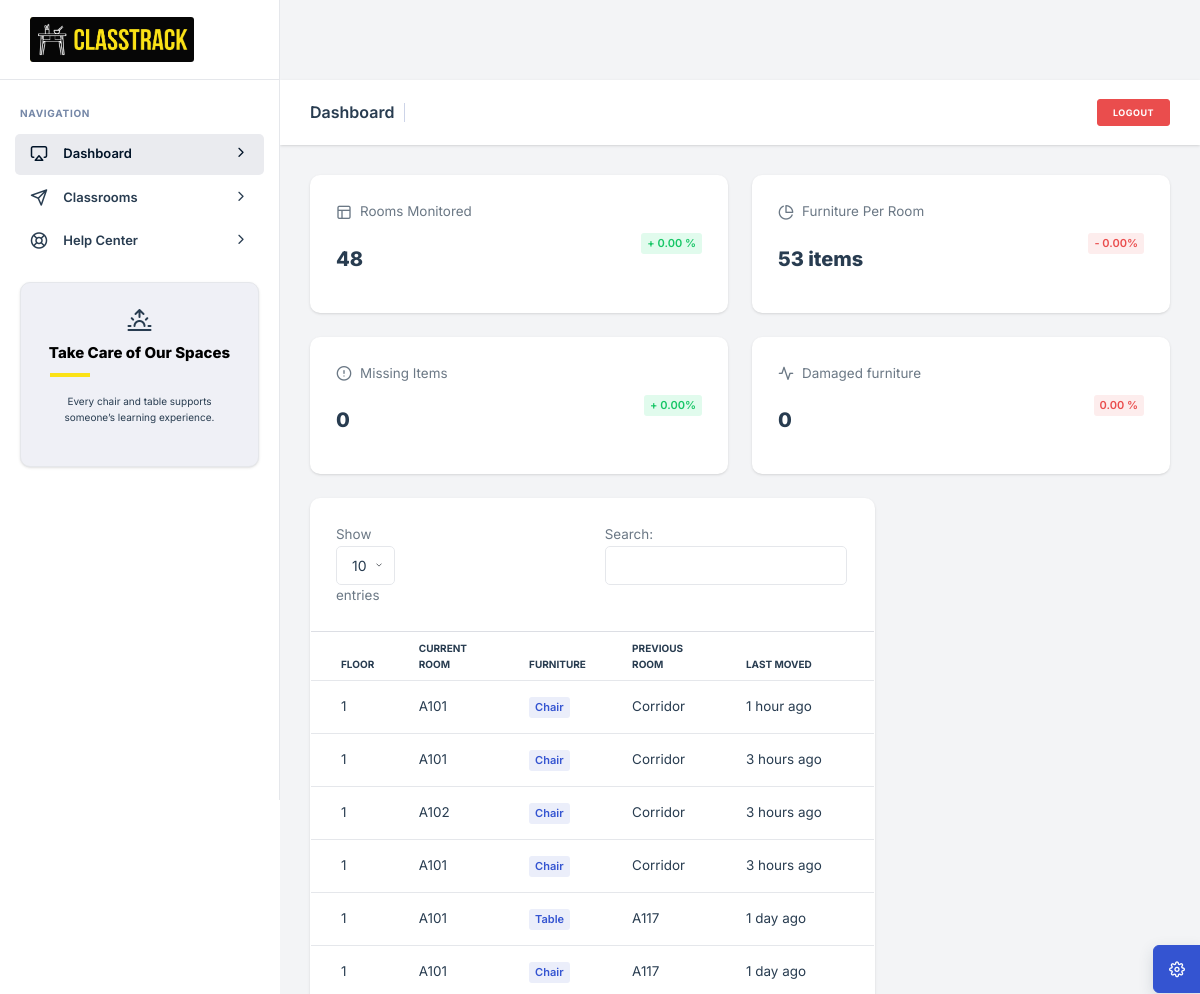
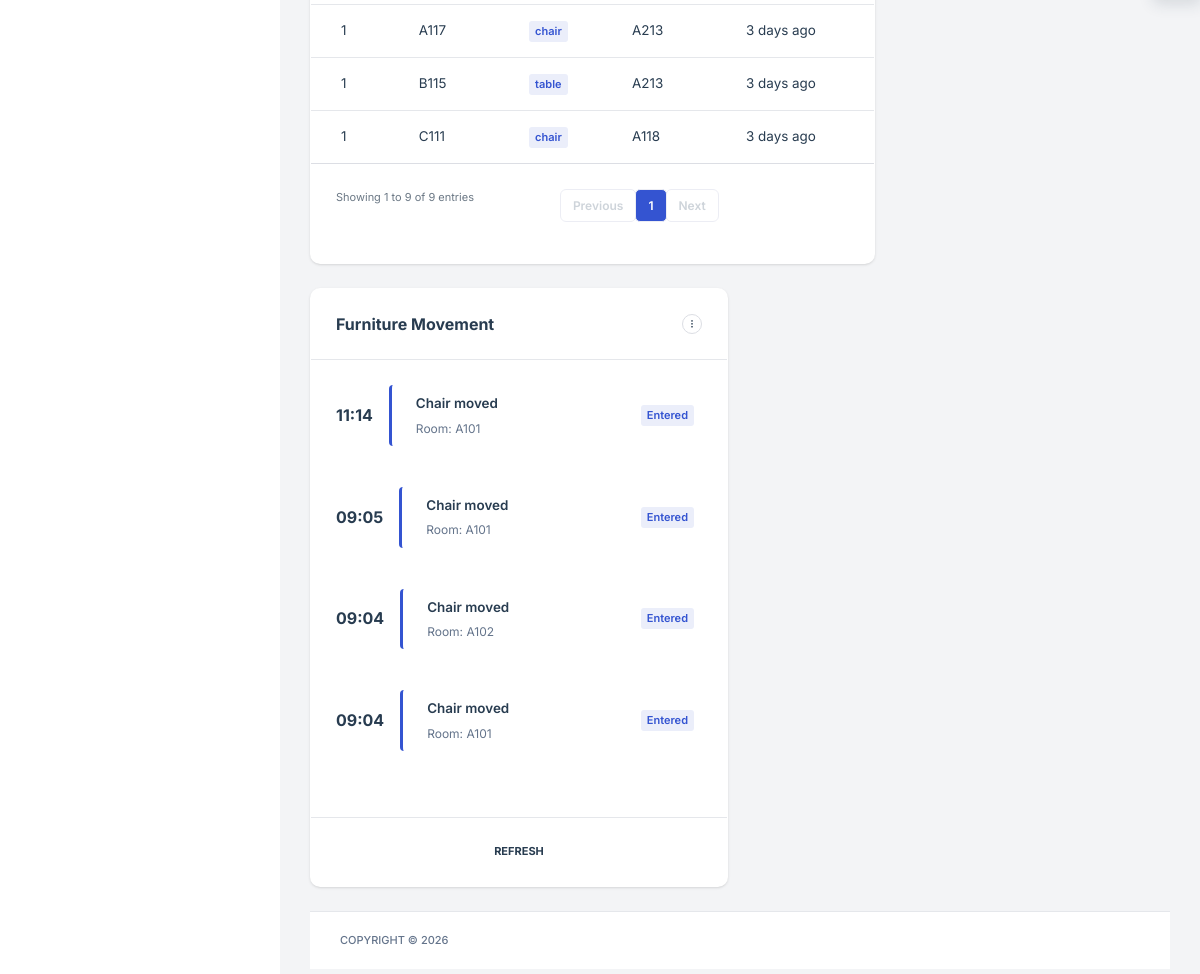
/dashboard, run on the app's committed database (2 pictures, top to bottom).
### models.py (models this page shows, shortened)
class Furniture(db.Model):
    __tablename__ = 'furniture'
    id = db.Column(db.Integer, primary_key=True)
    furniture_type = db.Column(db.String(100), nullable = False)
    previous_room = db.Column(db.String(100), nullable = True)
    current_room = db.Column(db.String(100), db.ForeignKey('classrooms.class_name',  name = 'fk_current_room'))
    last_moved = db.Column(db.DateTime, default=datetime.now)

class Classroom(db.Model):
    __tablename__ = 'classrooms'
    class_name = db.Column(db.String(30), primary_key = True)
    floor = db.Column(db.Integer)
    furniture = db.relationship('Furniture', backref = 'classrooms', lazy = True)

### app.py (the view)
@app.route("/dashboard", methods=['GET'])
def dashboard():
    furniture_list = Furniture.query.order_by(Furniture.last_moved.desc()).all()
    now = datetime.now() # current time
    twenty_minutes_ago = now - timedelta(minutes=300)
    user_id = session.get("user_id")
    current_user = db.session.execute(
        text("SELECT id, username, user_role FROM users WHERE id = :id"),
        {"id": user_id}
    ).fetchone()
    recent_furniture = Furniture.query.filter(
        Furniture.last_moved >= twenty_minutes_ago
    ).order_by(Furniture.last_moved.desc()).all()
    for item in furniture_list:
        item.local_time = item.last_moved + timedelta(hours = 1)
    for item in recent_furniture:
        item.local_time = item.last_moved + timedelta (hours = 1)
    return render_template("index.html", furniture = furniture_list, now = now, recent_furniture = recent_furniture, current_user = current_user)

### templates/index.html (shortened to what this page needs)
<!DOCTYPE html>
<html lang="zxx">
<head>
    <head>
    <link rel="stylesheet" href="{{ url_for('static', filename='assets/css/bootstrap.min.css') }}">
    <link rel="stylesheet" href="{{ url_for('static', filename='assets/vendors/css/vendors.min.css') }}">
    <link rel="stylesheet" href="{{ url_for('static', filename='assets/vendors/css/daterangepicker.min.css') }}">
    <link rel="stylesheet" href="{{ url_for('static', filename='assets/css/my_new.css') }}">
    <link rel="stylesheet" href="{{ url_for('static', filename='assets/css/theme.min.css') }}">
</head>
<body>
    <nav class="nxl-navigation">
        <div class="navbar-wrapper">
            <div class="m-header">
                <a href="index.html" class="b-brand">
                    <img src="{{ url_for('static', filename='assets/images/image.png') }}" alt="Logo"  style="height:45px;">
                </a>
            </div>
            <div class="navbar-content">
                <ul class="nxl-navbar">
                    <li class="nxl-item nxl-caption">
                        <label>Navigation</label>
                    </li>
                    <li class="nxl-item nxl-hasmenu">
                        <a href="{{ url_for('dashboard') }}" class="nxl-link">
                            <span class="nxl-micon"><i class="feather-airplay"></i></span>
                            <span class="nxl-mtext">Dashboard</span><span class="nxl-arrow"><i class="feather-chevron-right"></i></span>
                        </a>
                    </li>
                    <li class="nxl-item nxl-hasmenu">
                        <a href="javascript:void(0);" class="nxl-link">
                            <span class="nxl-micon"><i class="feather-send"></i></span>
                            <span class="nxl-mtext">Classrooms</span><span class="nxl-arrow"><i class="feather-chevron-right"></i></span>
                        </a>
                    </li>
                    <li class="nxl-item nxl-hasmenu">
                        <a href="{{ url_for('get_help')}}" class="nxl-link">
                            <span class="nxl-micon"><i class="feather-life-buoy"></i></span>
                            <span class="nxl-mtext">Help Center</span><span class="nxl-arrow"><i class="feather-chevron-right"></i></span>
                        </a>
                    </li>
                </ul>
                <div class="card text-center">
                    <div class="card-body">
                        <i class="feather-sunrise fs-4 text-dark"></i>
                        <h6 class="mt-2 fw-bolder text-black position-relative d-inline-block">
                            Take Care of Our Spaces
                        </h6>
                        <div style="width: 40px; height: 4px; background-color: #fbe216; margin-top: 3px; margin-left: 4px;"></div>
                        <p class="fs-10 my-3 text-dark">
                            Every chair and table supports someone’s learning experience.
                        </p>
                    </div>
                </div>
            </div>
        </div>
    </nav>
    <main class="nxl-container">
        {% block content %}
        <div class="nxl-content">
            <div class="page-header d-flex justify-content-between align-items-center">
                <div class="page-header-left d-flex align-items-center">
                    <div class="page-header-title">
                        <h5 class="m-b-10">Dashboard</h5>
                    </div>
                </div>
                <div class="page-header-right d-flex justify-content-end">
                    <form action="{{ url_for('logout') }}" method="POST" style="display:inline;">
                        <button type="submit" class="btn btn-danger btn-sm">Logout</button>
                    </form>
                </div>
            </div>
            <div class="main-content">
                <div class="row">
                      <div class="col-xxl-3 col-md-6">
                        <div class="card stretch stretch-full">
                            <div class="card-body">
                                <div class="hstack justify-content-between">
                                    <div>
                                        <div class="hstack gap-2 mb-4">
                                            <i class="feather-layout"></i>
                                            <span> Rooms Monitored</span>
                                        </div>
                                        <h4 class="fw-bolder mb-3"><span class="counter"> 48 </span>  </h4>
                                    </div>
                                    <a href="javascript:void(0);" class="badge bg-soft-success text-success">+ 0.00 %</a>
                                </div>
                            </div>
                        </div>
                    </div>
                    <div class="col-xxl-3 col-md-6">
                        <div class="card stretch stretch-full">
                            <div class="card-body">
                                <div class="hstack justify-content-between">
                                    <div>
                                        <div class="hstack gap-2 mb-4">
                                            <i class="feather-pie-chart"></i>
                                            <span> Furniture Per Room</span>
                                        </div>
                                        <h4 class="fw-bolder mb-3"><span class="counter">53 </span> items </h4>
                                    </div>
                                    <a href="javascript:void(0);" class="badge bg-soft-danger text-danger">- 0.00%</a>
                                </div>
                            </div>
                        </div>
                    </div>
                    <div class="col-xxl-3 col-md-6">
                        <div class="card stretch stretch-full">
                            <div class="card-body">
                                <div class="hstack justify-content-between">
                                    <div>
                                        <div class="hstack gap-2 mb-4">
                                            <i class="feather-alert-circle"></i>
                                            <span>Missing Items</span>
                                        </div>
                                        <h4 class="fw-bolder mb-3"><span class="counter"> 0 </span> </h4>
                                    </div>
                                    <a href="javascript:void(0);" class="badge bg-soft-success text-success">+ 0.00%</a>
                                </div>
                            </div>
                        </div>
                    </div>
                    <div class="col-xxl-3 col-md-6">
                        <div class="card stretch stretch-full">
                            <div class="card-body">
                                <div class="hstack justify-content-between">
                                    <div>
                                        <div class="hstack gap-2 mb-4">
                                            <i class="feather-activity"></i>
                                            <span>Damaged furniture</span>
                                        </div>
                                        <h4 class="fw-bolder mb-3"><span class="counter"> 0 </span> </h4>
                                    </div>
                                    <a href="javascript:void(0);" class="badge bg-soft-danger text-danger"> 0.00 %</a>
                                </div>
                            </div>
                        </div>
                    </div>
                    <div class="col-lg-8">
                        <div class="card stretch stretch-full">
                            <div class="card-body p-0">
                                <div class="table-responsive">
                                    <table class="table table-hover table-sm" id="customerList">
    <thead>
        <tr>
            <th>Floor</th>
            <th>Current Room</th>
            <th>Furniture</th>
            <th>Previous Room</th>
            <th>Last Moved</th>
        </tr>
    </thead>
    <tbody>
        {% for item in furniture %}
        <tr class="single-item">
            <td>{{ item.classrooms.floor }}</td>
                            <td>{{ item.current_room }}</td>
                            <td>
                                <span class="badge bg-soft-primary text-primary">{{ item.furniture_type }}</span>
                            </td>
                            <td>{{ item.previous_room }}</td>
                            <td>
                                {% set diff = (now - item.last_moved).total_seconds() %}
                                {% if diff < 60 %}
                                    Just now
                                {% elif diff < 3600 %}
                                    {{ (diff // 60)|int }} minute{{ '' if (diff // 60)|int == 1 else 's' }} ago
                                {% elif diff < 86400 %}
                                    {{ (diff // 3600)|int }} hour{{ '' if (diff // 3600)|int == 1 else 's' }} ago
                                {% else %}
                                    {{ (diff // 86400)|int }} day{{ '' if (diff // 86400)|int == 1 else 's' }} ago
                                {% endif %}
                            </td>
                        </tr>
                        {% endfor %}
                    </tbody>
                </table>
                                </div>
                            </div>
                        </div>
                    </div>
                       <div class="col-xxl-4 col-lg-6">
                        <div class="card stretch stretch-full">
                            <div class="card-header">
                                <h5 class="card-title">Furniture Movement  </h5>
                                <div class="card-header-action">
                                    <div class="dropdown">
                                        <a href="javascript:void(0);" class="avatar-text avatar-sm" data-bs-toggle="dropdown" data-bs-offset="25, 25">
                                            <div data-bs-toggle="tooltip" title="Options">
                                                <i class="feather-more-vertical"></i>
                                            </div>
                                        </a>
                                    </div>
                                </div>
                            </div>
                <div class="card-body custom-card-action">
                    {% if recent_furniture %}
                        <div class="d-flex flex-column">
                        {% for item in recent_furniture %}
                            <div class="d-flex align-items-center mb-2">
                                <div class="me-3">
                                    <h2 class="fs-16 fw-bold mb-0">{{ item.last_moved.strftime("%H:%M") }}</h2>
                                </div>
                                <div class="d-flex align-items-center justify-content-between border-3 border-start border-primary rounded w-100 p-2">
                                    <div class="mx-3">
                                        <a href="javascript:void(0);" class="fw-semibold mb-1 text-truncate-1-line">
                                            {{ item.furniture_type }} moved
                                        </a>
                                        <div class="fs-12 fw-normal text-muted text-truncate-1-line">
                                           Room: {{ item.current_room }}
                                        </div>
                                    </div>
                                    <a href="javascript:void(0);" class="badge bg-soft-primary text-primary">
                                        {% if item.current_room == 'Corridor' %}
                                            Leaving
                                        {% else %}
                                            Entered
                                        {% endif %}
                                    </a>
                                </div>
                            </div>
                        {% else %}
                            <div class="text-muted">No furniture moved in the last 20 minutes.</div>
                        {% endfor %}
                        {% endif %}
                    </div>
                    </div>
                        <a href="{{ url_for('dashboard') }}"
                        class="card-footer fs-11 fw-bold text-uppercase text-center">
                        Refresh
                        </a>
                    </div>
            </div>
        </div>
        <footer class="footer">
            <p class="fs-11 text-muted fw-medium text-uppercase mb-0 copyright">
                <span>Copyright ©</span>
            </p>
        </footer>
              {% endblock %}
    </main>
    <div class="theme-customizer">
        <div class="customizer-handle">
            <a href="javascript:void(0);" class="cutomizer-open-trigger bg-primary">
                <i class="feather-settings"></i>
            </a>
        </div>
</body>
</html>

### data on the page
Furniture: classrooms.floor "1", current_room "A101", furniture_type "Chair", previous_room "Corridor", last_moved "11:14"
Furniture: classrooms.floor "1", current_room "A101", furniture_type "Chair", previous_room "Corridor", last_moved "09:05"
Furniture: classrooms.floor "1", current_room "A102", furniture_type "Chair", previous_room "Corridor", last_moved "09:04"
Furniture: classrooms.floor "1", current_room "A101", furniture_type "Chair", previous_room "Corridor", last_moved "09:04"
Furniture: classrooms.floor "1", current_room "A101", furniture_type "Table", previous_room "A117"
Furniture: classrooms.floor "1", current_room "A101", furniture_type "Chair", previous_room "A117"
Furniture: classrooms.floor "1", current_room "A117", furniture_type "chair", previous_room "A213"
Furniture: classrooms.floor "1", current_room "B115", furniture_type "table", previous_room "A213"
Furniture: classrooms.floor "1", current_room "C111", furniture_type "chair", previous_room "A118"
